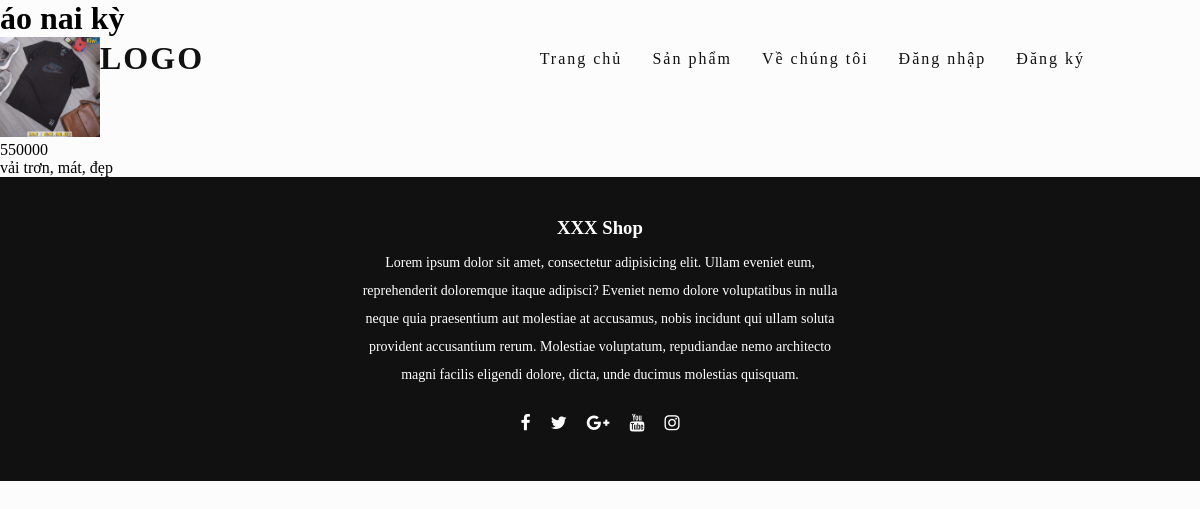
/customers/product.php?id=18, run on the app's committed database.
### tables this page shows
CREATE TABLE `products` (
  `id` int(11) NOT NULL,
  `name` varchar(50) NOT NULL,
  `description` text NOT NULL,
  `photo` varchar(200) NOT NULL,
  `price` int(11) NOT NULL,
  `manufactures_id` int(11) DEFAULT NULL,
  `category_id` int(11) DEFAULT NULL
);

### customers/id.php (the view)
<?php
$id = $_GET['id'];
require 'connect.php';
 $sql = "select * from products where id='$id'";
 $result = mysqli_query($connect,$sql);
 $each = mysqli_fetch_array($result);
 ?>
<div id="giua">
	<h1>
		<?php echo $each['name'] ?>
	</h1>
	<img src="../admin/products/photos/<?php echo $each['photo'] ?>" height='100'>
	<p><?php echo $each['price'] ?></p>
	<p><?php echo $each['description'] ?></p>
</div>

### customers/style.css (style rules this page uses)
* { margin:0; padding:0; box-sizing: border-box; }
body { background: #fcfcfc; min-height: 200vh; }

### data on the page
products: name "áo nai kỳ", photo (picture), price "550000", description "vải trơn, mát, đẹp"
